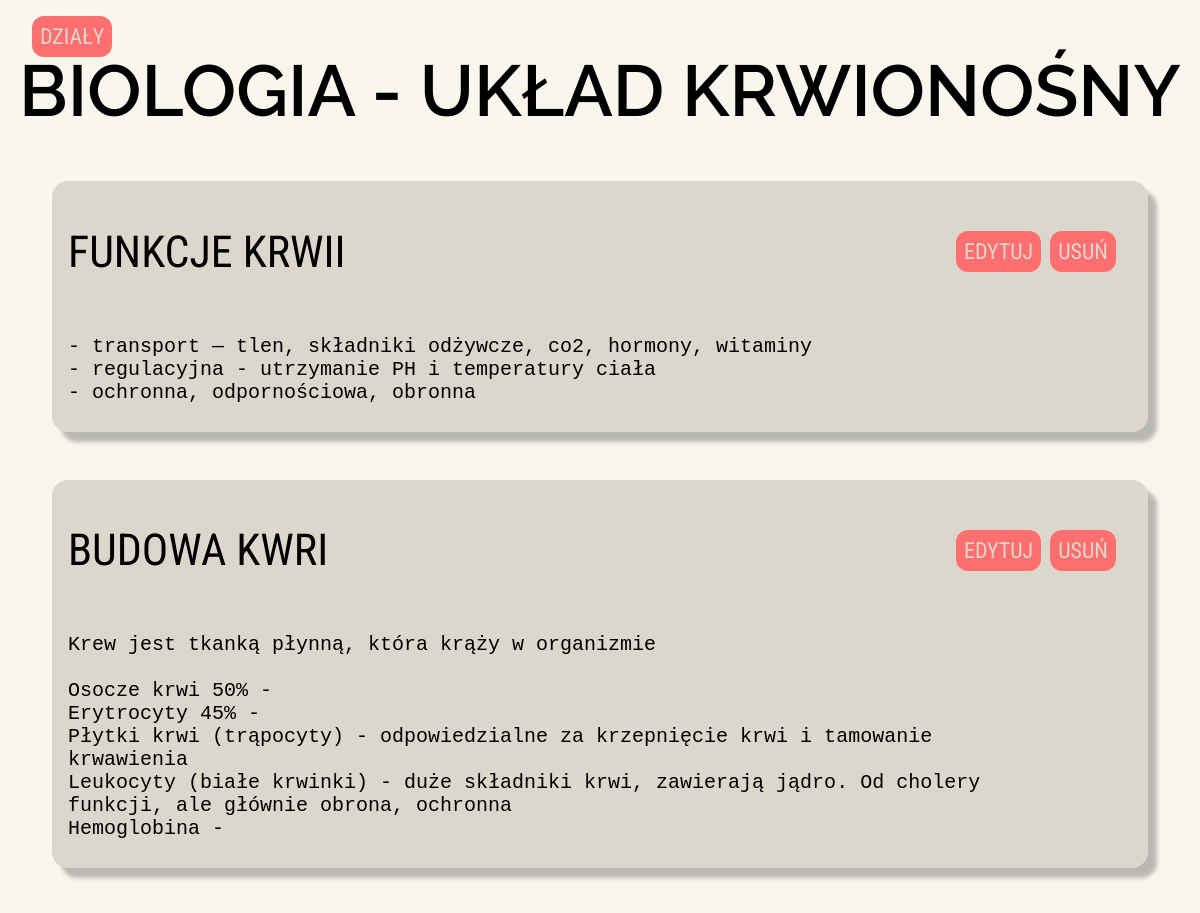
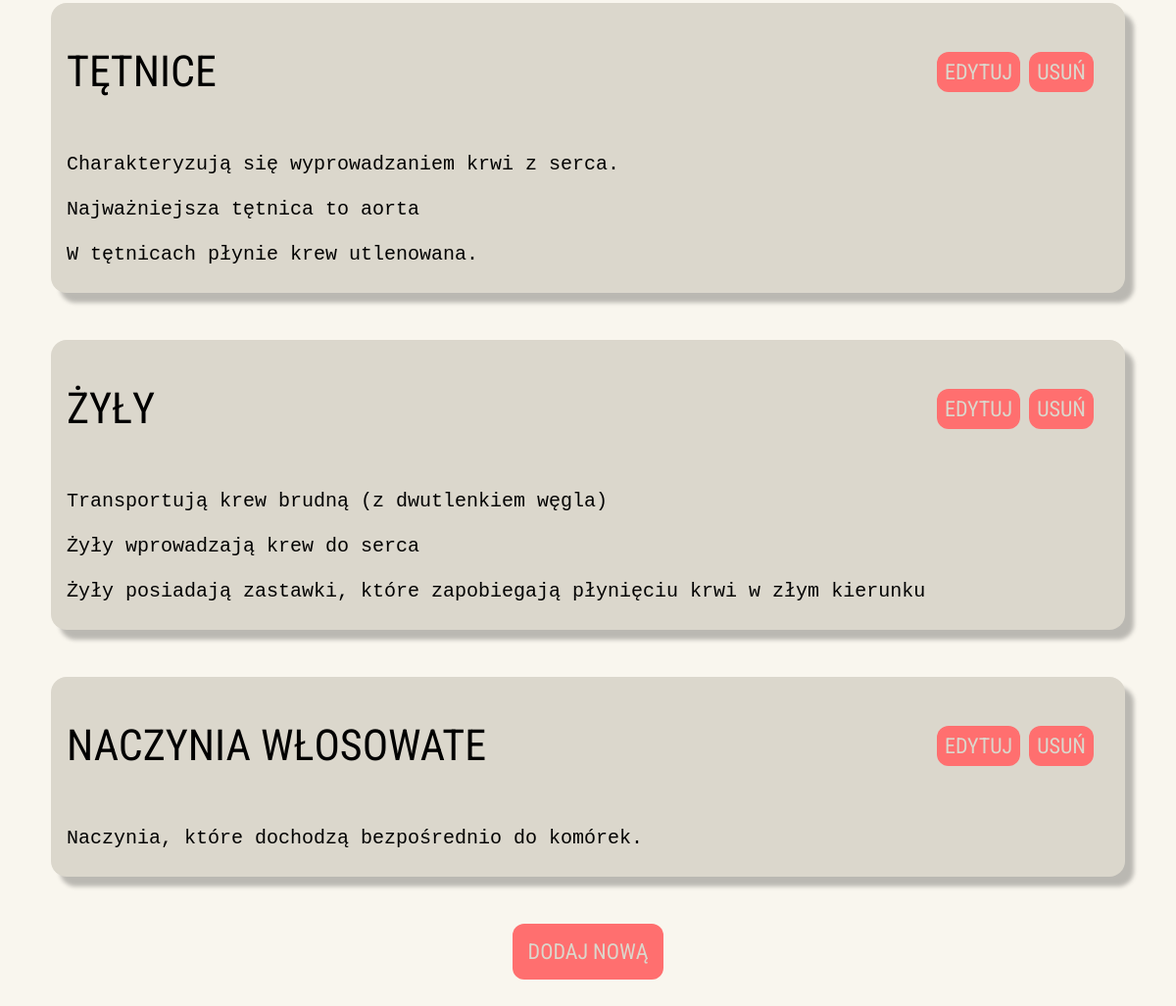
Page /biology/unit/14 (signed in) on the committed database (2 pictures, top to bottom).
### biology/models.py (models this page shows, shortened)
class Units(models.Model):
    unitId = models.AutoField(primary_key=True, auto_created=True)
    unitName = models.CharField(max_length=200)
    def __str__(self):
        return self.unitName

class Notes(models.Model):
    noteId = models.AutoField(primary_key=True, auto_created=True)
    unitId = models.ForeignKey(Units, default=1, on_delete=models.CASCADE)
    noteTitle = models.CharField(max_length=200)
    noteContent = models.TextField()

### biology/views.py (the view)
# urls.py: path('unit/<int:unitId>', views.unit, name='unit'),
def unit(request, unitId):
    if not request.user.is_authenticated:
        return redirect('/accounts/login')
    unit = Units.objects.get(pk=unitId)
    notes = Notes.objects.all().filter(unitId=unitId)
    return render(request, 'biology/unit.html', {'unit': unit, 'notes': notes})

### templates/biology/unit.html (shortened to what this page needs)
{% extends "base.html" %}
{% load static %}
{% block css %}
    <link rel="stylesheet" href="{% static 'unit.css' %}">
{% endblock %}
{% block content %}
    <div class="unit-header">
        <div class="go-back">
            <a href="/biology/units">Działy</a>
        </div>
        <h1 class="unit-title">Biologia - {{ unit }}</h1>
    </div>
    {% if notes %}
        {% for note in notes %}
            <div class="notes">
                <span class="notes-header">
                    <h2 class="notes-title">{{ note.noteTitle }}</h2>
                    <div class="notes-header-buttons">
                        <div class="note-edit">
                            <a href="/biology/notes/edit/{{ note.noteId }}">Edytuj</a>
                        </div>
                        <div class="note-delete">
                            <a href="/biology/notes/delete/{{ note.noteId  }}">Usuń</a>
                        </div>
                    </div>
                </span>
                <div class='notes-content'>
                    <pre style="overflow: auto; white-space: pre-wrap; word-wrap: break-word;">{{ note.noteContent }}</pre>
                </div>
            </div>
        {% endfor %}
    {% endif %}
    <div class="note-add">
        <a href="/biology/notes/add/{{ unit.unitId }}">Dodaj nową</a>
    </div>
{% endblock %}

### static/unit.css (style rules this page uses)
body { margin: 0; padding: 0; display: flex; flex-direction: column; justify-content: center; align-items: center; background: #F9F6EE; }
.unit-header { display: flex; align-items: center; }
.go-back { font-size: 1.2em; padding: 0.5em; }
.unit-title { color: #000; font-family: 'Raleway'; font-size: 72px; font-style: normal; font-weight: 600; line-height: normal; text-transform: uppercase; justify-self: start; }
.notes { width: 90%; max-width: 90%; border-radius: 16px; background: #DBD7CC; box-shadow: 9px 10px 4px 0px rgba(0, 0, 0, 0.25); padding: 0.5em 0 0.5em 1em; margin-bottom: 3em; }
.notes-header > h2 { color: #000000; font-family: 'Roboto Condensed'; font-size: 44px; font-style: normal; font-weight: 400; line-height: normal; text-transform: uppercase; }
.notes-content { max-width: 90%; color: #000; font-family: 'Roboto Condensed'; font-size: 20px; font-weight: 200; font-weight: light; line-height: normal; }
.notes-header { display: flex; justify-content: space-between; align-items: center; }
.notes-header-buttons { display: flex; justify-content: space-between; width: 10em; margin-right: 2em; }
.note-edit, .note-delete, .note-add, .go-back { display: flex; justify-content: center; align-items: center; border: none; padding: 0.5em; font-size: 1em; font-weight: 700; cursor: pointer; border-radius: 12px; background: #FF6F6F; }
.note-edit > a, .note-delete > a, .note-add > a, .go-back > a { color: #DBD7CC; font-family: 'Roboto Condensed'; font-size: 22px; font-style: normal; font-weight: 400; line-height: normal; text-transform: uppercase; }
a { text-decoration: none; color: black; }
.note-add { padding: 1em; margin-bottom: 2em; }
.go-back { position: absolute; top: 1em; left: 2em; }

### rows in the picture
Units: unitName "UKŁAD KRWIONOŚNY"
Notes: noteTitle "FUNKCJE KRWII", noteContent "- transport — tlen, składniki odżywcze, co2, hormony, witaminy - regulacyjna - utrzymanie PH i temperatury ciała - ochronna, odpornościowa, obronna"
Notes: noteTitle "BUDOWA KWRI", noteContent "Krew jest tkanką płynną, która krąży w organizmie Osocze krwi 50% - Erytrocyty 45% - Płytki krwi (trąpocyty) - odpowiedzialne za krzepnięcie krwi i tamowanie krwawienia Leukocyty (białe krwinki) - duże składniki krwi, zawierają jądro. Od cholery funkcji, ale głównie obrona, ochronna Hemoglobina -"
Notes: noteTitle "TĘTNICE", noteContent "Charakteryzują się wyprowadzaniem krwi z serca. Najważniejsza tętnica to aorta W tętnicach płynie krew utlenowana."
Notes: noteTitle "ŻYŁY", noteContent "Transportują krew brudną (z dwutlenkiem węgla) Żyły wprowadzają krew do serca Żyły posiadają zastawki, które zapobiegają płynięciu krwi w złym kierunku"
Notes: noteTitle "NACZYNIA WŁOSOWATE", noteContent "Naczynia, które dochodzą bezpośrednio do komórek."
